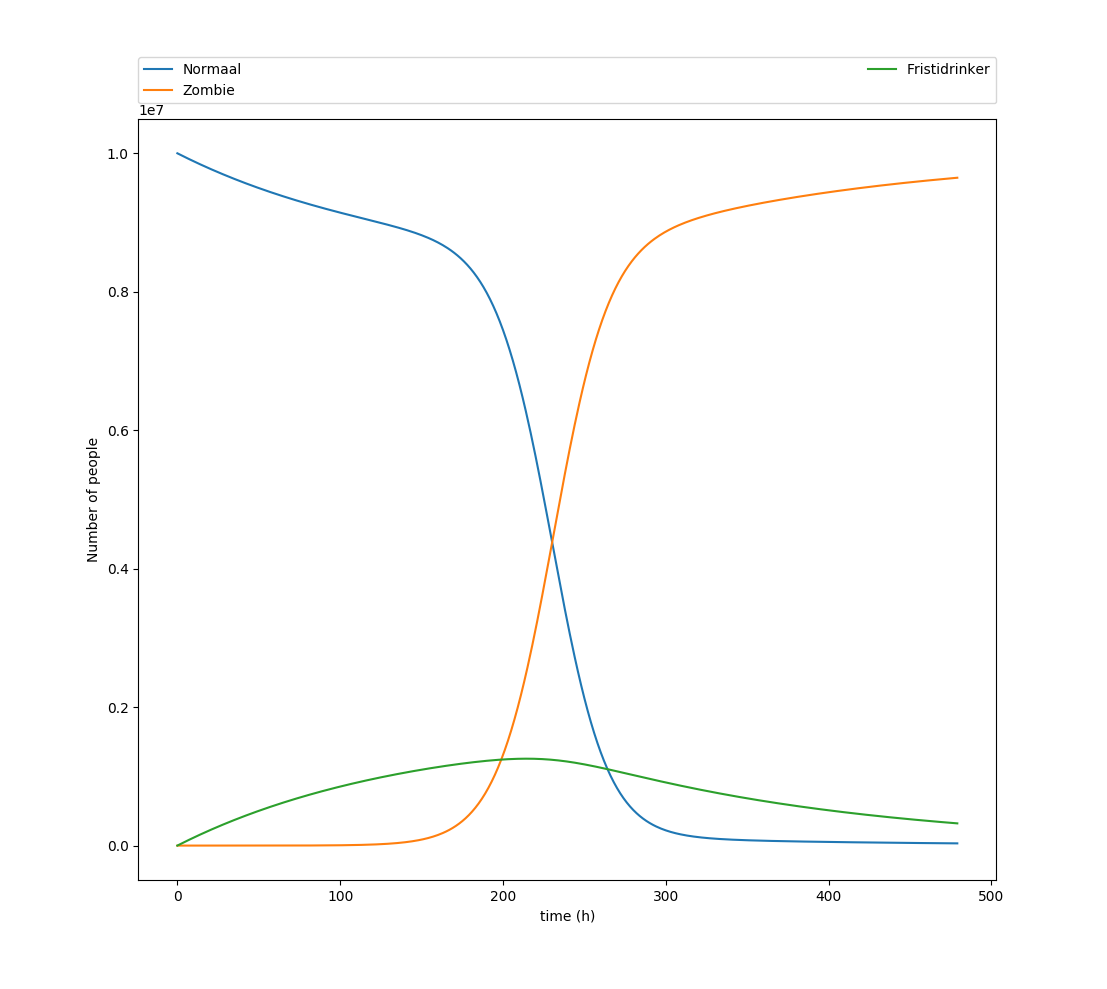

Python code for this plot:
import matplotlib.pyplot as plt

rateFristi = 5.0/(25.0*7.0)
rate = 8.0/(pow(10, 7)*5)
rateDorst = 1/(7.0)


S = [pow(10,7)]
Z = [10]
R = [0]

timeEnd = 20
for t in range(1,timeEnd*24):
    S.append(S[t-1] + (- rate*S[t-1]*Z[t-1] - rateFristi*S[t-1] + rateDorst*R[t-1])*(1/24.0))
    Z.append(Z[t-1] + (rate*S[t-1]*Z[t-1])*(1/24.0))
    R.append(R[t-1] + (rateFristi*S[t-1]-rateDorst*R[t-1])*(1/24.0))

plt.plot(range(timeEnd*24), S, label="Normaal")
plt.plot(range(timeEnd*24), Z, label="Zombie")
plt.plot(range(timeEnd*24), R, label="Fristidrinker")

plt.xlabel('time (h)')
plt.ylabel('Number of people')

plt.legend(bbox_to_anchor=(0., 1.02, 1., .102), loc=3,
           ncol=2, mode="expand", borderaxespad=0.)



plt.show()
